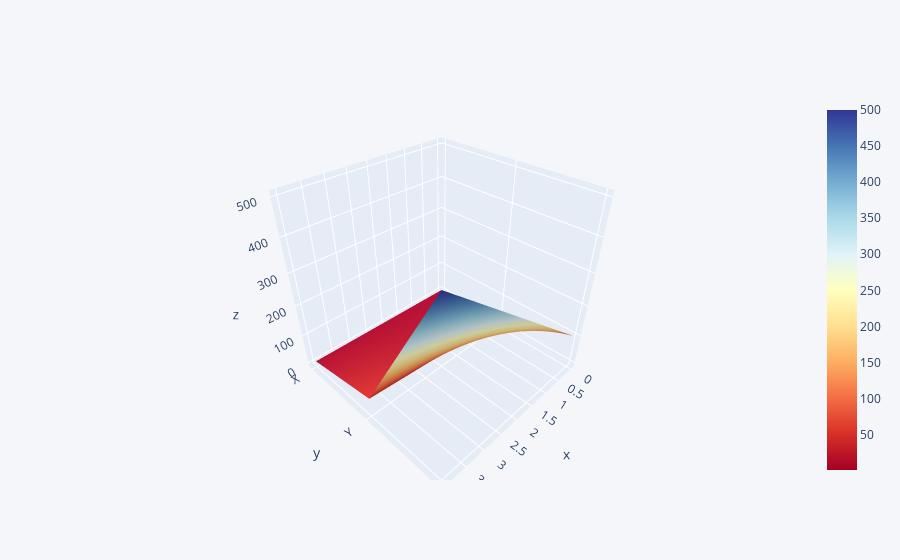

The cell this chart's notebook holds for it:
### Code cell
df3.iplot(kind='surface',colorscale='rdylbu')

### Figure 1 — Plotly figure (JSON) as saved in the notebook; plotly's stock layout.template omitted (floating-point values rounded to 4 significant figures)
{"data": [{"colorscale": [[0, "rgb(165,0,38)"], [0.1, "rgb(215,48,39)"], [0.2, "rgb(244,109,67)"], [0.3, "rgb(253,174,97)"], [0.4, "rgb(254,224,144)"], [0.5, "rgb(255,255,191)"], [0.6, "rgb(224,243,248)"], [0.7, "rgb(171,217,233)"], [0.8, "rgb(116,173,209)"], [0.9, "rgb(69,117,180)"], [1, "rgb(49,54,149)"]], "type": "surface", "x": [0, 1, 2, 3, 4], "y": ["X", "Y", "Z"], "z": [[1, 2, 3, 4, 5], [10, 20, 30, 40, 50], [100, 200, 300, 400, 500]]}], "layout": {"legend": {"bgcolor": "#F5F6F9", "font": {"color": "#4D5663"}}, "paper_bgcolor": "#F5F6F9", "plot_bgcolor": "#F5F6F9", "title": {"font": {"color": "#4D5663"}}, "xaxis": {"gridcolor": "#E1E5ED", "showgrid": true, "tickfont": {"color": "#4D5663"}, "title": {"font": {"color": "#4D5663"}, "text": ""}, "zerolinecolor": "#E1E5ED"}, "yaxis": {"gridcolor": "#E1E5ED", "showgrid": true, "tickfont": {"color": "#4D5663"}, "title": {"font": {"color": "#4D5663"}, "text": ""}, "zerolinecolor": "#E1E5ED"}}}
